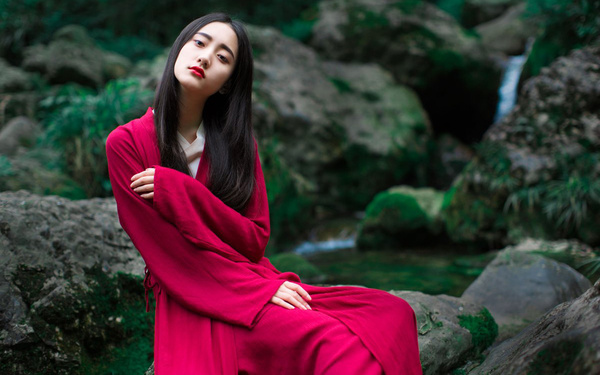
#> input picture data/mm2.jpeg, 600 x 375 px
$ python '002_canny边缘检测.py'
#> lines starting #> are read from the running program, lines starting #| are printed output that depends on the picture
# coding:utf8

import cv2
"""
canny边缘检测：
有五个步骤：
        1 高斯滤波器降噪
        2 计算梯度
        3 边缘上使用非最大抑制 nms
        4 边缘上使用双阈值去除假阳性
        5 分析所有边缘连接 消除不明显的边缘
"""

img = cv2.imread("../data/mm2.jpeg", 0)  # 按照灰度值读入
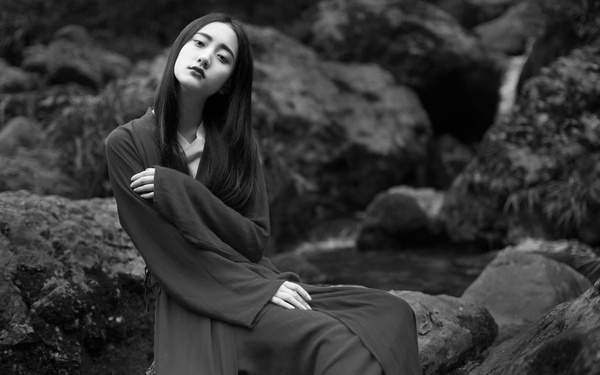
#> img: shape (375, 600); min 0, max 255, mean 53.9
canny = cv2.Canny(img, 200, 300)
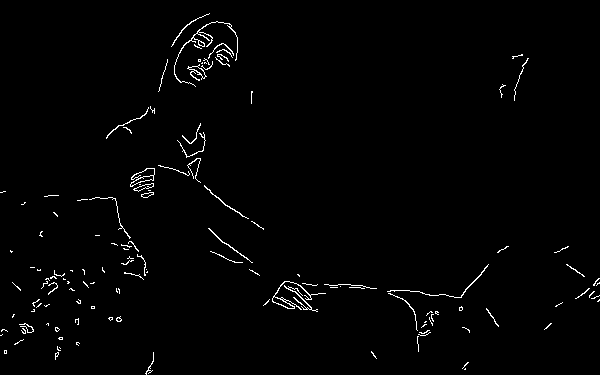
#> canny: shape (375, 600); 1.4% white in thin lines or dots
cv2.imshow("origin", img)
cv2.imshow("canny", canny)
cv2.waitKey()
cv2.destroyAllWindows()
